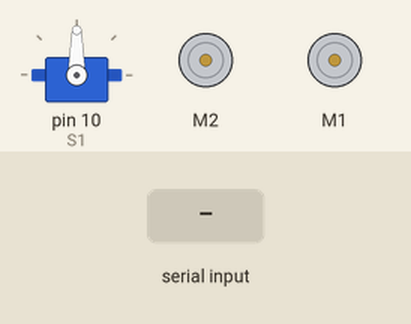
This sketch was run on a simulated Arduino Uno, built with avr-gcc and run on an emulated ATmega328P. Parts: servo, 2 × DC motor (green arrow = forward, orange = backward, longer = faster). The inputs (shaded band) are chosen by the test bench.

Above: at 1.2 s.
1.3 s: "F" received over Serial
At 2.4 s:
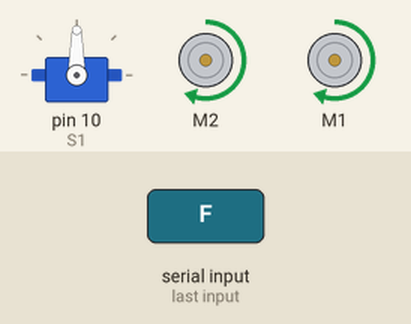
2.8 s: "B" received over Serial
At 3.5 s:
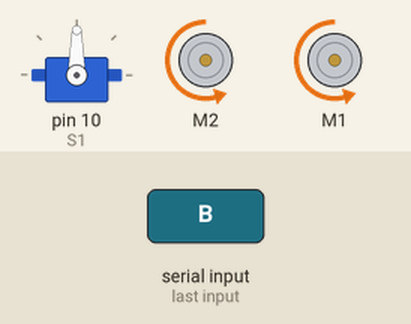
4.3 s: "L" received over Serial
At 4.7 s:
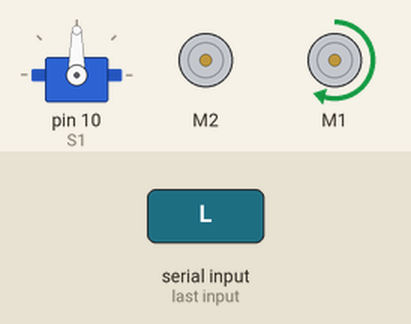
5.8 s: "R" received over Serial
At 7.0 s:
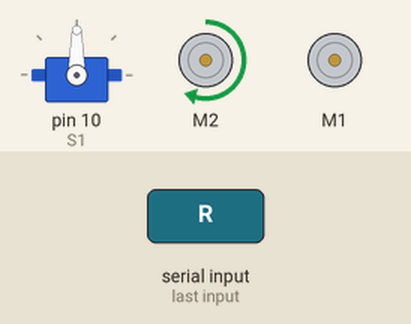
7.3 s: "X" received over Serial
At 8.2 s:
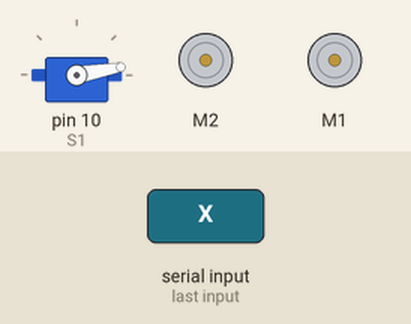
8.8 s: "x" received over Serial
At 9.3 s:
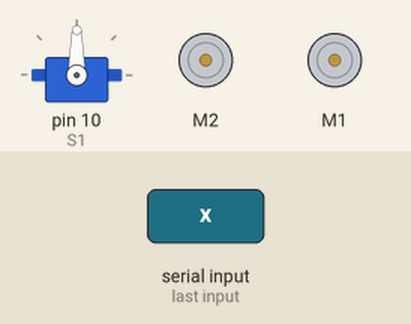
Timing chart, 0 to 11.3 s (numbered marks = the images above; inputs shaded):
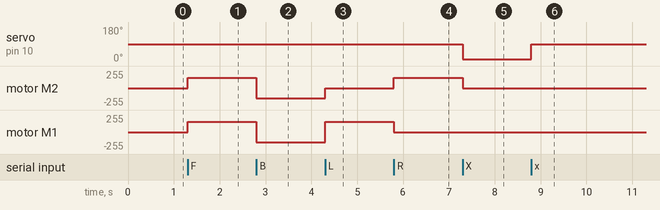

Measured:
- after the input at 1.3 s, motor M2, motor M1: stopped → forward 155/255 at once
- after the input at 2.8 s, motor M2, motor M1: forward 155/255 → backward 155/255 at once
- after the input at 4.3 s, motor M2: backward 155/255 → stopped at once; motor M1: backward 155/255 → forward 155/255 at once
- after the input at 5.8 s, motor M2: stopped → forward 155/255 at once; motor M1: forward 155/255 → stopped at once
- after the input at 7.3 s, servo on pin 10 (S1): 90° → 10° at once; motor M2: forward 155/255 → stopped at once
- after the input at 8.8 s, servo on pin 10 (S1): 10° → 90° at once

The sketch:

CBSE1.ino
```cpp
/*||\\    //||      //\\      ||\\      ||--------    ||\\    \\    //
 *|| \\  // ||     //  \\     ||  \\    ||            || \\    \\  //
 *||  \\//  ||    //----\\    ||    \\  ||            || //     \\//
 *||        ||   //------\\   ||    //  ||----        || \\      ||      ------- SOUMENDRA DEY
 *||        ||  //        \\  ||   //   ||            ||  \\     ||
 *||        || //          \\ || //     ||--------    ||  //     ||
 */
//*** 1- Documentation
//This program is used to control a robot car using a app that communicates with Arduino trough a bluetooth module
#include <AFMotor.h>
#include <Servo.h>
Servo S1;               // Define any servo name
Servo S2;
int servo_position = 0 ;
//creates two objects to control the terminal 3 and 4 of motor shield
AF_DCMotor motor1(2);
AF_DCMotor motor2(1);
char command;

void setup()
{
  Serial.begin(9600);  //Set the baud rate to your Bluetooth module.
  S1.attach(10);
}

void loop(){
  if(Serial.available() > 0){
    command = Serial.read();
    //initialize with motors stoped
    //Change pin mode only if new command is different from previous.
    //Serial.println(command);
    switch(command){
    case 'F':
      forward();
      break;
    case 'B':
       back();
      break;
    case 'L':
      left();
      break;
    case 'R':
      right();
      break;
    case 'X':
      serf();
      break;
    case 'x':
      serb();
      break;
    case 'S':
      Stop();
      break;
    default:
      S1.write(20);
      break;
    }
  }
}

void forward()
{
  motor1.setSpeed(155); //Define maximum velocity
  motor1.run(FORWARD); //rotate the motor clockwise
  motor2.setSpeed(155); //Define maximum velocity
  motor2.run(FORWARD); //rotate the motor clockwise
}

void back()
{
  motor1.setSpeed(155);
  motor1.run(BACKWARD); //rotate the motor counterclockwise
  motor2.setSpeed(155);
  motor2.run(BACKWARD); //rotate the motor counterclockwise
}

void left()
{
  motor1.setSpeed(0); //Define maximum velocity
  motor1.run(RELEASE); //rotate the motor clockwise
  motor2.setSpeed(155);
  motor2.run(FORWARD); //turn motor2 off
}

void right()
{
  motor1.setSpeed(155);
  motor1.run(FORWARD); //turn motor1 off
  motor2.setSpeed(0); //Define maximum velocity
  motor2.run(RELEASE); //rotate the motor clockwise
}

void Stop()
{
  motor1.setSpeed(0);
  motor2.run(RELEASE); //turn motor1 off
  motor2.setSpeed(0);
  motor2.run(RELEASE); //turn motor2 off
}

void serf()
{
  S1.write(10);
  motor1.setSpeed(0);
  motor2.run(RELEASE); //turn motor1 off
  motor2.setSpeed(0);
  motor2.run(RELEASE); //turn motor2 off
}

void serb()
{
  S1.write(90);
  motor1.setSpeed(0);
  motor2.run(RELEASE); //turn motor1 off
  motor2.setSpeed(0);
  motor2.run(RELEASE); //turn motor2 off
}
```
